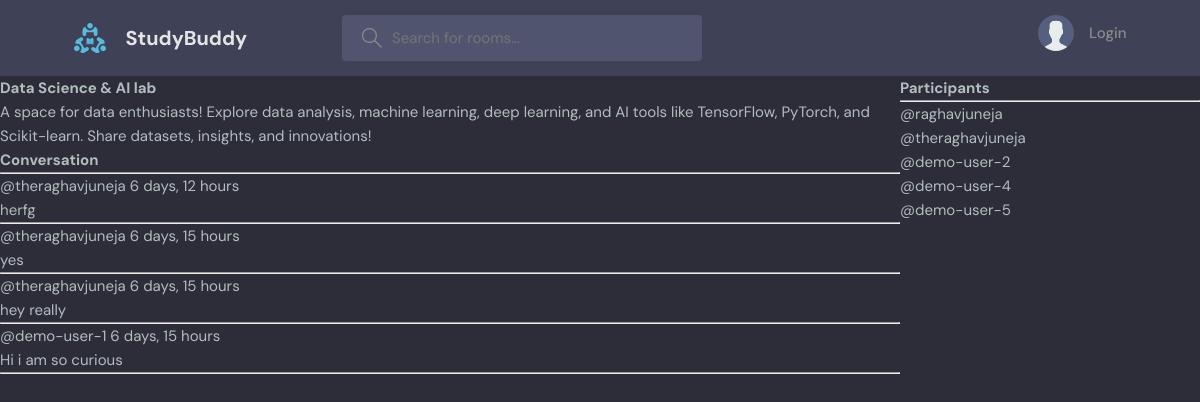
The page /room/3/ on the database as committed earlier.
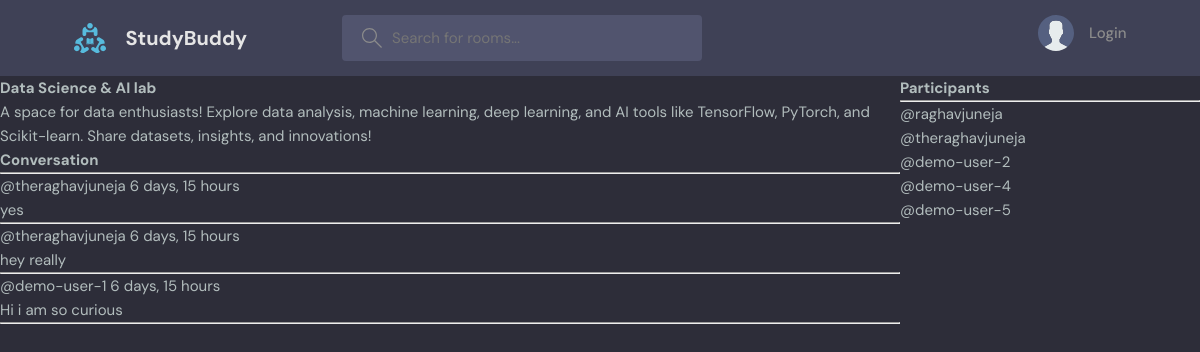
The same page on the database as committed later.
### base/models.py (models this page shows)
class Message(models.Model):
    user=models.ForeignKey(User,on_delete=models.CASCADE)
    room=models.ForeignKey(Room,on_delete=models.CASCADE)
    body = models.TextField(null=True, blank=True)
    updated=models.DateTimeField(auto_now=True)
    created=models.DateTimeField(auto_now_add=True)
    class Meta:
        ordering=['-updated','-created']
    def __str__(self):
        return self.body[0:50]

### base/views.py (the view, shortened to what this page needs)
# urls.py: path('room/<int:pk>/',views.room,name='room'),
def room(request,pk):
    room=Room.objects.get(id=pk) # get the room having id=pk
    room_messages=room.message_set.all().order_by('-created')
    participants=room.participants.all() # to get all the participants
    print(room_messages)
    context = {'room': room, 'room_messages': room_messages,'participants':participants}
    return render(request,'base/room.html',context)

### base/templates/base/room.html (shortened to what this page needs)
{% extends 'main.html'%}
{% block content %}
<div class="room-container">
    <div>
        <h1>{{room.name}}</h1>
        <p>{{room.description}}</p>
        <div class="comment-wrapper">
            <h3>Conversation</h3>
            <hr>
            {% for message in room_messages  %}
            <div>
                <small>@{{message.user}} {{message.created|timesince }} </small>
                <p>{{message.body}}</p>
                <hr>
            </div>
            {% endfor %}
        </div>
    </div>
    <div>
        <h3>Participants</h3>
        <hr>
        {% for user in participants %}
        <div>
            <p>@{{user.username}}</p>
        </div>
        {% endfor %}
    </div>
</div>
{% endblock %}

Rows that differ between the two databases and show on the page:
removed Message: user "theraghavjuneja", created "6 days, 12 hours", body "herfg"
